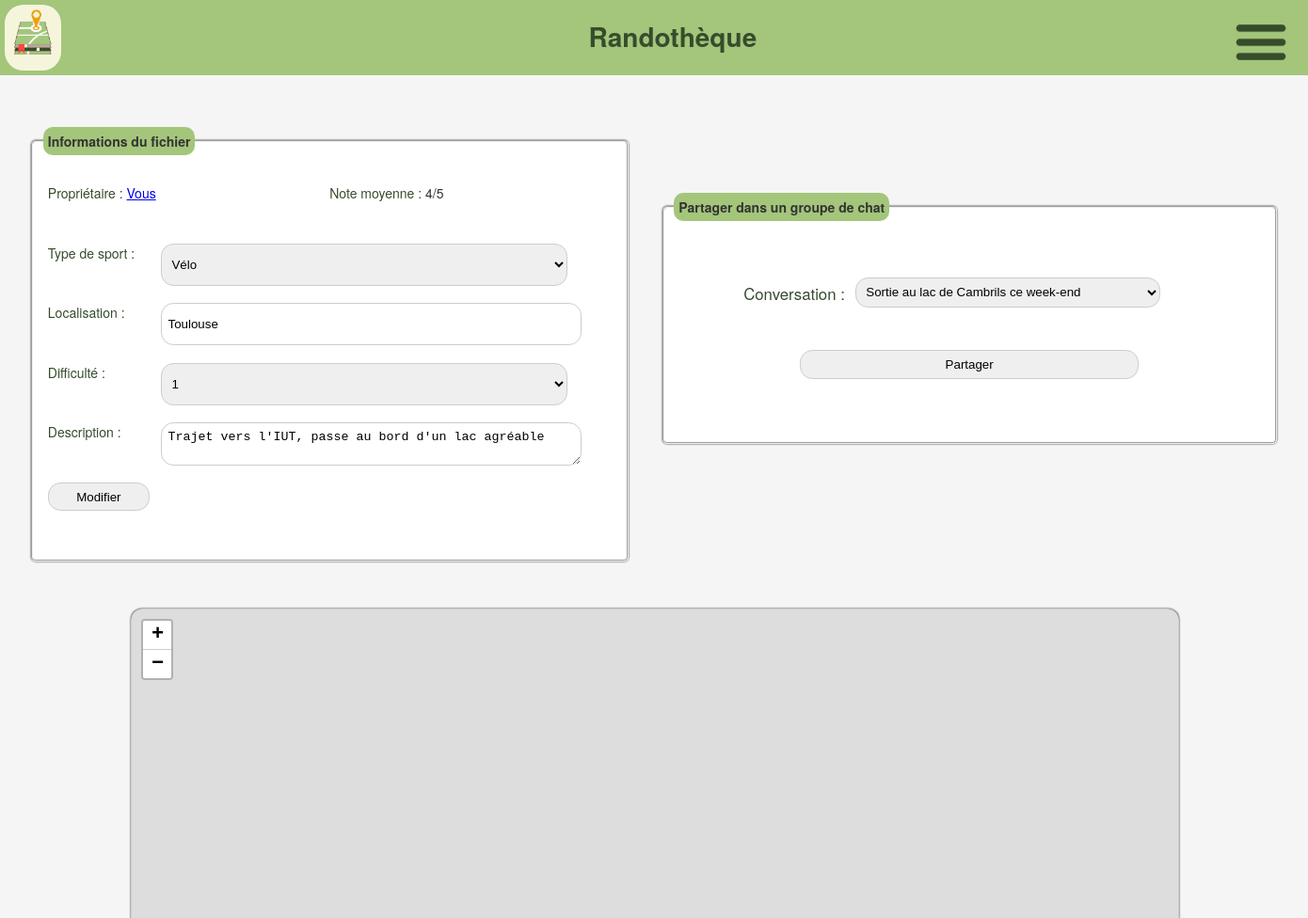
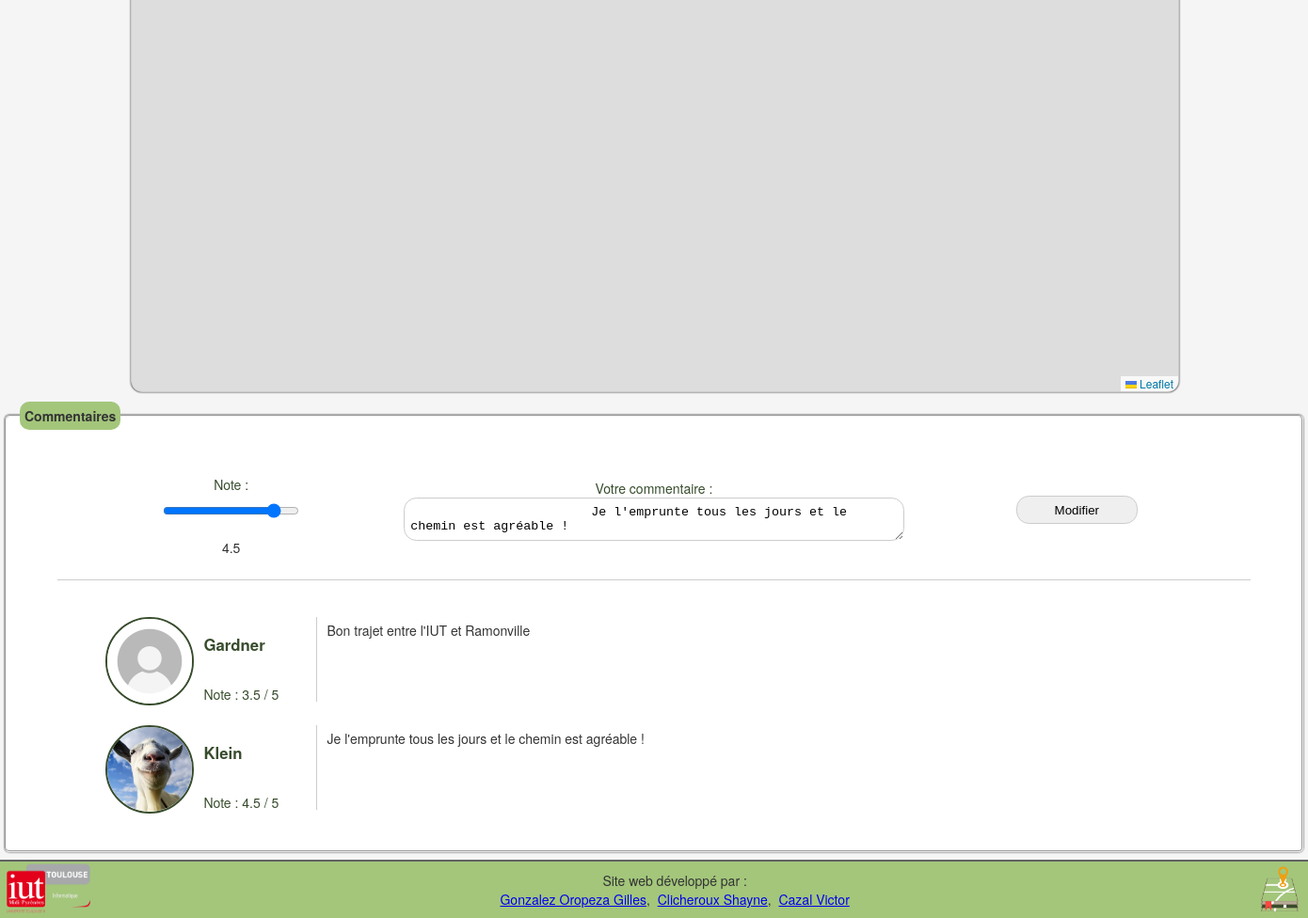
Page /visualisation.php?id_gpx=43 (signed in) on the committed database (2 pictures, top to bottom).
### tables this page shows
CREATE TABLE IF NOT EXISTS `fichier_gpx` (
  `Id_Fichier_GPX` int(11) NOT NULL AUTO_INCREMENT,
  `Nom` varchar(50) DEFAULT NULL,
  `Description` mediumtext,
  `Type_de_sport` varchar(50) DEFAULT NULL,
  `Difficulte` tinyint(4) DEFAULT NULL,
  `Localisation` varchar(50) DEFAULT NULL,
  `Id_Utilisateur` int(11) NOT NULL,
  `Distance` float DEFAULT NULL,
  PRIMARY KEY (`Id_Fichier_GPX`),
  KEY `Id_Utilisateur` (`Id_Utilisateur`)
);

CREATE TABLE IF NOT EXISTS `utilisateur` (
  `Id_Utilisateur` int(11) NOT NULL AUTO_INCREMENT,
  `Mail` varchar(50) NOT NULL,
  `Nom_d_utilisateur` varchar(50) NOT NULL,
  `Mot_de_passe` varchar(50) NOT NULL,
  `Poids` int(11) DEFAULT NULL,
  `Taille` int(11) DEFAULT NULL,
  `Sexe` char(1) DEFAULT NULL,
  `DateN` varchar(50) DEFAULT NULL,
  PRIMARY KEY (`Id_Utilisateur`),
  UNIQUE KEY `Nom_d_utilisateur` (`Nom_d_utilisateur`),
  UNIQUE KEY `Mail` (`Mail`)
);

CREATE TABLE IF NOT EXISTS `interagir` (
  `Id_Utilisateur` int(11) NOT NULL,
  `Id_Fichier_GPX` int(11) NOT NULL,
  `Note` float DEFAULT NULL,
  `Commentaire` mediumtext,
  PRIMARY KEY (`Id_Utilisateur`,`Id_Fichier_GPX`),
  KEY `Id_Fichier_GPX` (`Id_Fichier_GPX`)
);

### public_html/visualisation.php (the view, shortened to what this page needs)
<?php
require 'php/functions.php';
?>
<!DOCTYPE html>
<html lang="fr">
<?php
	include 'php/balise_head.php';
?>
	<link rel="stylesheet" href="https://unpkg.com/leaflet@1.6.0/dist/leaflet.css"/>
	<link href='https://api.mapbox.com/mapbox.js/plugins/leaflet-fullscreen/v1.0.1/leaflet.fullscreen.css' rel='stylesheet' />
	<link rel="stylesheet" href="https://unpkg.com/leaflet@1.4.0/dist/leaflet.css"/>
    <link rel="stylesheet" href="//unpkg.com/leaflet-gesture-handling/dist/leaflet-gesture-handling.min.css" type="text/css">
	<body onload="initialize()">
<?php
	include 'php/head.php';
	$id_gpx = $_GET['id_gpx'];
	$sql = "SELECT * FROM fichier_gpx, utilisateur WHERE Id_Fichier_GPX = :id_gpx AND fichier_gpx.Id_Utilisateur = utilisateur.Id_Utilisateur";
	$req = $linkpdo->prepare($sql);
	$req->execute(array('id_gpx'=>$id_gpx));
	if($row = $req->fetch()) {
	$type_de_sport = $row['Type_de_sport'];
	$localisation = $row['Localisation'];
	$difficulte = $row['Difficulte'];
	$description = $row['Description'];
	$owner = $row['Id_Utilisateur'];
	$owner_name = $row['Nom_d_utilisateur'];
	$sql = "SELECT AVG(Note) AS Note_moyenne FROM interagir WHERE Id_Fichier_GPX = :id_gpx";
	$result = $linkpdo->prepare($sql);
	$result->execute(array(':id_gpx' => $id_gpx));
	if($row = $result->fetch(PDO::FETCH_ASSOC)) {
		$note_moyenne = $row['Note_moyenne'];
	}
	if($note_moyenne == null) {
		$note_moyenne = "Aucune note";
	} else {
		$note_moyenne = $note_moyenne . "/5";
	}
	if($_SESSION['id_util'] == $owner) {
		$owner_name = "Vous";
	} else {
		$disableEdit = "disabled=\"disabled\"";
	}
?>
	<div class="formulaire">
		<fieldset id="edit">
		<legend class="title">Informations du fichier</legend>
		<form id="formedit" class="element" action="visualisation.php?id_gpx=<?php echo $id_gpx; ?>" method="post">
			<div class="propriétaire">
				<label for="localisation">Propriétaire :</label>
					<a href="profil.php?id_util=<?php echo $owner; ?>"><?php echo $owner_name; ?></a>
					</div>
				<div class="note_moyenne">
					<label for="note_moyenne">Note moyenne :&nbsp;</label>
					<?php echo $note_moyenne; ?>
				</div>
				<label for="type_de_sport">Type de sport :</label>
				<select type="text" name="type_de_sport" id="type_de_sport">
					<option value="<?php echo $type_de_sport; ?>"><?php echo $type_de_sport; ?></option>
				</select>
				<label for="localisation">Localisation :</label>
				<input type="text" name="localisation" id="localisation" value="<?php echo $localisation; ?>" />
				<label for="difficulte">Difficulté :</label>
				<select name="difficulte" id="difficulte">
					<option value="<?php echo $difficulte; ?>"><?php echo $difficulte; ?></option>
				</select>
				<label for="description">Description :</label>
				<textarea name="description" id="description"
				<?php
					if($description == "Non renseigné" || $description == "") {
						echo "placeholder=\"Description\">";
					} else {
						?>><?php
						echo $description;
					}
				?>
				</textarea>
				<?php
					if($owner_name == "Vous") {
				?>
				<div class="col">
					<input type="submit" name="edit" value="Modifier">
				</div>
				<?php
					}
				?>
		</form>
	</fieldset>
	<fieldset id="share"><legend class=title>Partager dans un groupe de chat</legend>
		<form id="formshare" class="element" action="visualisation.php?id_gpx=<?php echo $_GET['id_gpx']; ?>" method="post">
		<?php
			$sql = "SELECT * FROM participer, conversation WHERE participer.Id_Utilisateur = :util AND participer.Id_Conversation = conversation.Id_Conversation";
			$req = $linkpdo->prepare($sql);
			$req->execute(array('util' => $_SESSION['id_util']));
			echo "<div class=\"col\">";
			echo "<label for=\"conversation\">Conversation :</label>";
			if($result = $req->fetchAll()) {
				echo "<select name=\"conversation\" id=\"conversation\">";
				foreach($result as $row) {
					$id_conversation = $row['Id_Conversation'];
					$nom_conversation = $row['Libelle'];
					echo "<option value=\"$id_conversation"."||"."$nom_conversation"."\">$nom_conversation<br>";
				}
				echo "</select>";
				echo "</div>";
				echo "<input type=\"submit\" name=\"share\" value=\"Partager\">";
			} else {
				echo "<p class=\"error conversation\">Vous n'etes présents dans aucun groupe de chat.</p>";
				echo "</div>";
			}
		?>
		</form>
	</fieldset>
</div>
	<div id="map"></div>
		<?php
			$req=$linkpdo->prepare("SELECT * FROM interagir WHERE Id_Utilisateur = :id_util AND Id_Fichier_GPX = :id_gpx");
			$req->execute(array('id_util' => $_SESSION['id_util'],'id_gpx' => $id_gpx));
			if ($donnees = $req->fetch()) {
				if($donnees['Commentaire'] != "") {
					$comment = $donnees['Commentaire'];
					$alreadyCommented = true;
				} else {
					$comment = "";
					$alreadyCommented = false;
				}
				$note = $donnees['Note'];
			} else {
				$alreadyCommented = false;
				$note = 2.5;
				$comment = "";
			}
		?>
	<fieldset id="interact_comments">
		<legend class="title">Commentaires</legend>
		<form id="interact" action="visualisation.php?id_gpx=<?php echo $id_gpx; ?>" method="post">
			<div class="element 1">
				<label for="note">Note :</label>
				<input type="range" name="note" id="note" min="0" max="5" value="<?php echo $note; ?>" step="0.5" oninput="this.nextElementSibling.value = this.value"/><output><?php echo $note; ?></output>
			</div>
			<div class="element tarea">
				<label for="commentaire">Votre commentaire :</label>
				<textarea name="commentaire" id="commentaire"
				<?php
					if($alreadyCommented) {
						?>><?php
						echo $comment;
					} else {
						echo "placeholder=\"Commentaire\">";
					}
				?>
			</textarea>
			</div>
			<div class="element 3">
				<input type="submit" name="comment" value="<?php echo ($alreadyCommented) ? "Modifier" : "Commenter"; ?>">
			</div>
		</form>
		<div id="separator"></div>
		<div id="comments">
		<?php
			$req=$linkpdo->prepare("SELECT * FROM fichier_gpx, interagir, utilisateur WHERE fichier_gpx.Id_Fichier_GPX = :id_gpx AND fichier_gpx.Id_Fichier_GPX = interagir.Id_Fichier_GPX AND interagir.Id_Utilisateur = utilisateur.Id_Utilisateur");
			$req->execute(array('id_gpx' => $id_gpx));
			$interaction = $req->fetchAll();
			foreach($interaction as $inter) {
				?>
				<div class="comment">
					<div class="comment_header">
						<div class="comment_header_left">
							<?php
								if(file_exists("images/avatars/".$inter['Id_Utilisateur'].".jpg")) {
									echo "<img src=\"images/avatars/".$inter['Id_Utilisateur'].".jpg\" alt=\"Avatar de ".$inter['Nom_d_utilisateur']."\" height=\"60\">";
								} else {
									echo "<img src=\"images/avatars/default.jpg\" alt=\"Avatar de ".$inter['Nom_d_utilisateur']."\" height=\"100\">";
								}
							 ?>
						</div>
						<div class="comment_header_right">
							<p class="comment_author"><?php echo $inter['Nom_d_utilisateur']; ?></p>
							<p class="comment_note">Note : <?php echo $inter['Note']; ?> / 5</p>
						</div>
					</div>
					<div class="comment_content">
						<p class="comment_text"><?php echo $inter['Commentaire']; ?></p>
					</div>
				</div>
				<?php
			}
		?>
		</div>
	</fieldset>
<?php
	} else {
		echo "<div class=\"message\"><p class=\"error\">Fichier GPX Inexistant</p></div>";
	}
	include 'php/footer.php';
?>
</body>
</html>

### public_html/css/visualisation.css (style rules this page uses)
.formulaire { display : flex; justify-content : space-evenly; flex-direction: row; margin-top : 50px; margin-bottom : 50px; }
.title { display: flex; justify-content: space-between; margin-bottom: 10px; background-color: var(--vert-clair); border-radius: 10px; padding: 5px; font-weight: bold; }
fieldset { background-color: #fff; border-radius: 5px; box-shadow: 0 0 2px #000; }
.note_moyenne { justify-content: center; display: flex; flex-direction: row; }
label { text-decoration: bold; color : var(--vert-fonce); }
#formedit { display: grid; grid-template-columns: 0.2fr 0.8fr; grid-template-rows: 1fr 1fr 1fr 1fr 1fr 1fr; gap: 5px 0px; padding: 5px; }
.element { display: flex; justify-content: center; margin: 10px auto; width: 600px; padding: 1em; }
.element input { width: 90%; padding: .5em; border: 1px solid #CCC; border-radius: 1em; margin-bottom: 1em; }
.element select { width: 90%; padding: .5em; border: 1px solid #CCC; border-radius: 1em; margin-bottom: 1em; }
#map { margin: 5px 5%; width: 80%; margin: 0 10%; height: 62em; z-index: 0; border: 1px solid #CCC; border-radius: 1em; box-shadow: 0 0 2px #000; }
#interact_comments { display: flex; justify-content: center; flex-direction: column; margin: 10px auto; width: 80%; padding: 1em; }
#interact { display: grid; grid-template-columns: 0.5fr 2fr 0.5fr; grid-template-rows: 1fr; gap: 0px 0px; grid-template-areas: ". . ."; margin: 0 10%; }
#separator { border-bottom: 1px solid #CCC; margin: 0 3% 15px 3%; }
.element textarea { width: 90%; padding: .5em; border: 1px solid #CCC; border-radius: 1em; margin-bottom: 1em; }
.element.tarea { display: flex; justify-content: center; margin: 10px auto; width: 600px; padding: 1em; }
#interact .element { display: flex; flex-direction: column; justify-content: center; align-items: center; margin: 10px auto; width: 80%; padding: 1em; }
#comments { display: flex; justify-content: center; flex-direction: column; margin: 10px; margin: 0 5%; padding: 1em; }
.comment { display: flex; flex-direction: row; height: 90px; margin-bottom: 25px; }
.comment_header { display: flex; flex-direction: row; margin: 10px; width: 250px; height: 90px; border-right: 1px solid #CCC; }
.comment_header_left img { height: 90px; border-radius: 50%; border: var(--vert-fonce) solid 2px; }
.comment_header_right { display: flex; flex-direction: column; justify-content: flex-start; margin-left: 10px; padding-bottom: 10px; }
.comment_author { font-weight: bold; font-size: 1.2em; color : var(--vert-fonce); }
.comment_note { font-size: 1em; color : var(--vert-fonce); }
.comment_text { font-size: 1em; width: fit-content; }
.comment_content { width: 1049px; overflow-y: scroll; }
select#conversation { width: 60%; margin: 0 2%; }
#formshare label { text-decoration: bold; font-size: 1.2em; color : var(--vert-fonce); margin-top: 5px; }
#share { height: 250px; margin-top: 5%; }
#formshare { display: flex; flex-direction: column; justify-content: space-evenly; align-items: center; height: 100%; margin-top: 0%; padding-top: 0%; }
#formshare .col { display: flex; flex-direction: row; width: 90%; margin: 0 0 0 10%; }
#formshare input { width: 60%; padding: .5em; border: 1px solid #CCC; border-radius: 1em; margin-bottom: 1em; }

### public_html/css/common.css (style rules this page uses)
:root { --gris-tres-clair: #f0f0f0; --vert-tres-clair: #e4eed8; --vert-clair: #a3c67b; --vert-fonce: #374c2c; --rouge-fonce: #b80000; --rouge-clair: #d08888; --beige: #B6AC96; --beige-clair: #E0D7C7; --border-color: rgb(98, 98, 98); }
body { background-color: #f5f5f5; color: #333; font-family: "Helvetica Neue", Helvetica, Arial, sans-serif; font-size: 14px; line-height: 1.42857143; margin: 0; -webkit-font-smoothing: antialiased; -webkit-text-size-adjust: none; padding: 85px 0 60px 0; min-height: 100%; }

### rows in the picture
fichier_gpx: Id_Utilisateur.Id_Utilisateur "Vous", type_de_sport "Vélo", localisation "Toulouse", difficulte "1", description "Trajet vers l'IUT, passe au bord d'un lac agréable"
interagir: note "4.5", Note "4.5", commentaire "Je l'emprunte tous les jours et le chemin est agréable !", comment "Modifier", Id_Utilisateur.Nom_d_utilisateur "Klein", Commentaire "Je l'emprunte tous les jours et le chemin est agréable !"
interagir: Id_Utilisateur.Nom_d_utilisateur "Gardner", Note "3.5", Commentaire "Bon trajet entre l'IUT et Ramonville"

### other values in the picture
$note_moyenne "4/5"
form field conversation "Sortie au lac de Cambrils ce week-end"
